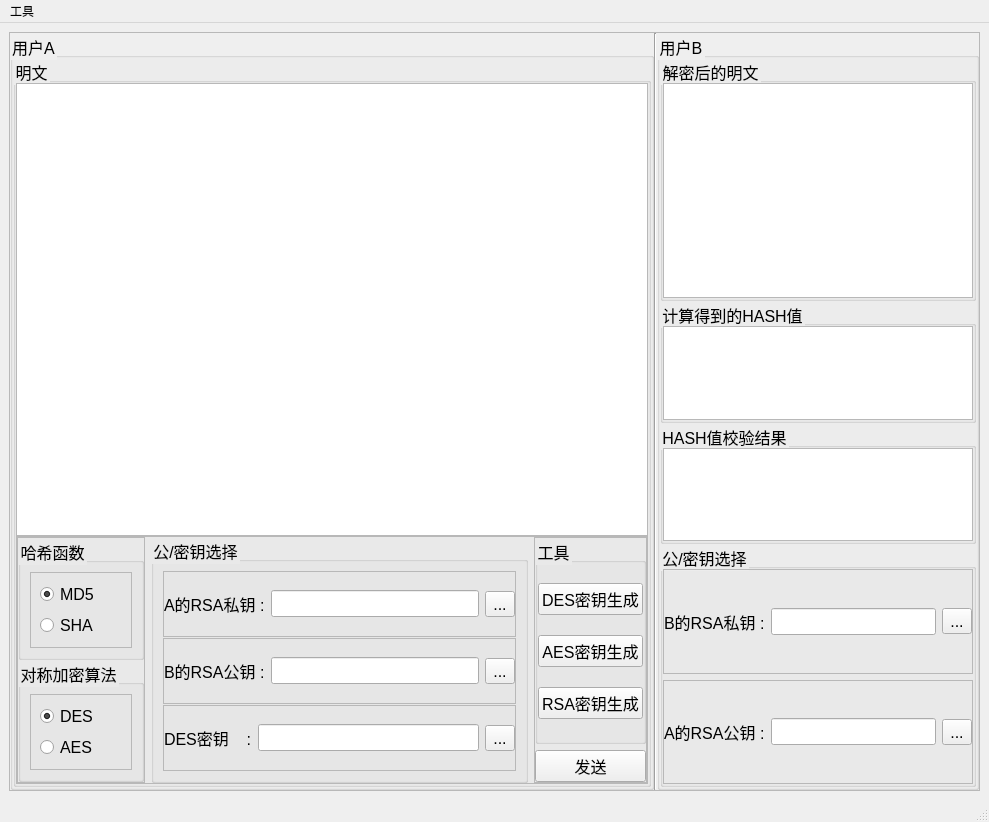
<?xml version="1.0" encoding="UTF-8"?>
<ui version="4.0">
 <class>MainWindow</class>
 <widget class="QMainWindow" name="MainWindow">
  <property name="enabled">
   <bool>true</bool>
  </property>
  <property name="geometry">
   <rect>
    <x>0</x>
    <y>0</y>
    <width>989</width>
    <height>822</height>
   </rect>
  </property>
  <property name="sizePolicy">
   <sizepolicy hsizetype="Fixed" vsizetype="Fixed">
    <horstretch>0</horstretch>
    <verstretch>0</verstretch>
   </sizepolicy>
  </property>
  <property name="minimumSize">
   <size>
    <width>0</width>
    <height>0</height>
   </size>
  </property>
  <property name="maximumSize">
   <size>
    <width>16777215</width>
    <height>16777215</height>
   </size>
  </property>
  <property name="windowTitle">
   <string>MainWindow</string>
  </property>
  <widget class="QWidget" name="centralwidget">
   <layout class="QVBoxLayout" name="verticalLayout_16">
    <item>
     <widget class="QFrame" name="frame_11">
      <property name="minimumSize">
       <size>
        <width>971</width>
        <height>591</height>
       </size>
      </property>
      <property name="styleSheet">
       <string notr="true">font: 12pt;</string>
      </property>
      <property name="frameShape">
       <enum>QFrame::StyledPanel</enum>
      </property>
      <property name="frameShadow">
       <enum>QFrame::Raised</enum>
      </property>
      <layout class="QHBoxLayout" name="horizontalLayout_7" stretch="4,0,2">
       <property name="spacing">
        <number>0</number>
       </property>
       <property name="leftMargin">
        <number>0</number>
       </property>
       <property name="topMargin">
        <number>0</number>
       </property>
       <property name="rightMargin">
        <number>0</number>
       </property>
       <property name="bottomMargin">
        <number>0</number>
       </property>
       <item>
        <widget class="QGroupBox" name="A_box">
         <property name="title">
          <string>用户A</string>
         </property>
         <layout class="QVBoxLayout" name="verticalLayout_9">
          <property name="spacing">
           <number>0</number>
          </property>
          <property name="leftMargin">
           <number>0</number>
          </property>
          <property name="topMargin">
           <number>0</number>
          </property>
          <property name="rightMargin">
           <number>0</number>
          </property>
          <property name="bottomMargin">
           <number>0</number>
          </property>
          <item>
           <widget class="QGroupBox" name="groupBox">
            <property name="title">
             <string>明文</string>
            </property>
            <layout class="QVBoxLayout" name="verticalLayout_10">
             <property name="spacing">
              <number>0</number>
             </property>
             <property name="leftMargin">
              <number>0</number>
             </property>
             <property name="topMargin">
              <number>0</number>
             </property>
             <property name="rightMargin">
              <number>0</number>
             </property>
             <property name="bottomMargin">
              <number>0</number>
             </property>
             <item>
              <widget class="QPlainTextEdit" name="message_editor">
               <property name="enabled">
                <bool>true</bool>
               </property>
               <property name="documentTitle">
                <string/>
               </property>
               <property name="plainText">
                <string/>
               </property>
              </widget>
             </item>
             <item>
              <widget class="QFrame" name="frame_7">
               <property name="autoFillBackground">
                <bool>false</bool>
               </property>
               <property name="frameShape">
                <enum>QFrame::StyledPanel</enum>
               </property>
               <property name="frameShadow">
                <enum>QFrame::Raised</enum>
               </property>
               <layout class="QHBoxLayout" name="horizontalLayout_4" stretch="0,0,0">
                <property name="spacing">
                 <number>6</number>
                </property>
                <property name="leftMargin">
                 <number>0</number>
                </property>
                <property name="topMargin">
                 <number>0</number>
                </property>
                <property name="rightMargin">
                 <number>0</number>
                </property>
                <property name="bottomMargin">
                 <number>0</number>
                </property>
                <item>
                 <widget class="QFrame" name="frame_6">
                  <property name="maximumSize">
                   <size>
                    <width>170</width>
                    <height>16777215</height>
                   </size>
                  </property>
                  <property name="frameShape">
                   <enum>QFrame::StyledPanel</enum>
                  </property>
                  <property name="frameShadow">
                   <enum>QFrame::Raised</enum>
                  </property>
                  <layout class="QVBoxLayout" name="verticalLayout_6">
                   <property name="spacing">
                    <number>0</number>
                   </property>
                   <property name="leftMargin">
                    <number>0</number>
                   </property>
                   <property name="topMargin">
                    <number>0</number>
                   </property>
                   <property name="rightMargin">
                    <number>0</number>
                   </property>
                   <property name="bottomMargin">
                    <number>0</number>
                   </property>
                   <item>
                    <widget class="QGroupBox" name="Hash_function_selection">
                     <property name="title">
                      <string>哈希函数</string>
                     </property>
                     <layout class="QVBoxLayout" name="verticalLayout_5">
                      <item>
                       <widget class="QFrame" name="frame_5">
                        <property name="frameShape">
                         <enum>QFrame::StyledPanel</enum>
                        </property>
                        <property name="frameShadow">
                         <enum>QFrame::Raised</enum>
                        </property>
                        <layout class="QVBoxLayout" name="verticalLayout_4">
                         <item>
                          <widget class="QRadioButton" name="MD5">
                           <property name="text">
                            <string>MD5</string>
                           </property>
                           <property name="checked">
                            <bool>true</bool>
                           </property>
                          </widget>
                         </item>
                         <item>
                          <widget class="QRadioButton" name="SHA">
                           <property name="text">
                            <string>SHA</string>
                           </property>
                           <property name="checked">
                            <bool>false</bool>
                           </property>
                          </widget>
                         </item>
                        </layout>
                       </widget>
                      </item>
                     </layout>
                    </widget>
                   </item>
                   <item>
                    <widget class="QGroupBox" name="sym_encryption_selection">
                     <property name="title">
                      <string>对称加密算法</string>
                     </property>
                     <layout class="QVBoxLayout" name="verticalLayout_2">
                      <item>
                       <widget class="QFrame" name="frame_4">
                        <property name="frameShape">
                         <enum>QFrame::StyledPanel</enum>
                        </property>
                        <property name="frameShadow">
                         <enum>QFrame::Raised</enum>
                        </property>
                        <layout class="QVBoxLayout" name="verticalLayout_3">
                         <item>
                          <widget class="QRadioButton" name="DES">
                           <property name="text">
                            <string>DES</string>
                           </property>
                           <property name="checked">
                            <bool>true</bool>
                           </property>
                          </widget>
                         </item>
                         <item>
                          <widget class="QRadioButton" name="AES">
                           <property name="text">
                            <string>AES</string>
                           </property>
                          </widget>
                         </item>
                        </layout>
                       </widget>
                      </item>
                     </layout>
                    </widget>
                   </item>
                  </layout>
                 </widget>
                </item>
                <item>
                 <widget class="QGroupBox" name="key_selection">
                  <property name="title">
                   <string>公/密钥选择</string>
                  </property>
                  <layout class="QVBoxLayout" name="verticalLayout">
                   <property name="spacing">
                    <number>1</number>
                   </property>
                   <item>
                    <widget class="QFrame" name="frame_3">
                     <property name="frameShape">
                      <enum>QFrame::StyledPanel</enum>
                     </property>
                     <property name="frameShadow">
                      <enum>QFrame::Raised</enum>
                     </property>
                     <layout class="QHBoxLayout" name="horizontalLayout_2" stretch="0,0,0">
                      <property name="spacing">
                       <number>6</number>
                      </property>
                      <property name="leftMargin">
                       <number>0</number>
                      </property>
                      <property name="topMargin">
                       <number>0</number>
                      </property>
                      <property name="rightMargin">
                       <number>0</number>
                      </property>
                      <property name="bottomMargin">
                       <number>0</number>
                      </property>
                      <item>
                       <widget class="QLabel" name="RSA_A_Pri_Label">
                        <property name="styleSheet">
                         <string notr="true">font: 12pt;</string>
                        </property>
                        <property name="text">
                         <string>A的RSA私钥 :</string>
                        </property>
                       </widget>
                      </item>
                      <item>
                       <widget class="QLineEdit" name="RSA_A_Pri_Editor">
                        <property name="minimumSize">
                         <size>
                          <width>70</width>
                          <height>0</height>
                         </size>
                        </property>
                       </widget>
                      </item>
                      <item>
                       <widget class="QToolButton" name="RSA_A_Pri_Sel_Button">
                        <property name="text">
                         <string>...</string>
                        </property>
                       </widget>
                      </item>
                     </layout>
                    </widget>
                   </item>
                   <item>
                    <widget class="QFrame" name="frame_2">
                     <property name="frameShape">
                      <enum>QFrame::StyledPanel</enum>
                     </property>
                     <property name="frameShadow">
                      <enum>QFrame::Raised</enum>
                     </property>
                     <layout class="QHBoxLayout" name="horizontalLayout">
                      <property name="spacing">
                       <number>6</number>
                      </property>
                      <property name="leftMargin">
                       <number>0</number>
                      </property>
                      <property name="topMargin">
                       <number>0</number>
                      </property>
                      <property name="rightMargin">
                       <number>0</number>
                      </property>
                      <property name="bottomMargin">
                       <number>0</number>
                      </property>
                      <item>
                       <widget class="QLabel" name="RSA_B_Pub_Label">
                        <property name="text">
                         <string>B的RSA公钥 :</string>
                        </property>
                       </widget>
                      </item>
                      <item>
                       <widget class="QLineEdit" name="RSA_B_Pub_Editor">
                        <property name="minimumSize">
                         <size>
                          <width>70</width>
                          <height>0</height>
                         </size>
                        </property>
                       </widget>
                      </item>
                      <item>
                       <widget class="QToolButton" name="RSA_B_Pub_Sel_Button">
                        <property name="text">
                         <string>...</string>
                        </property>
                       </widget>
                      </item>
                     </layout>
                    </widget>
                   </item>
                   <item>
                    <widget class="QFrame" name="frame">
                     <property name="frameShape">
                      <enum>QFrame::StyledPanel</enum>
                     </property>
                     <property name="frameShadow">
                      <enum>QFrame::Raised</enum>
                     </property>
                     <layout class="QHBoxLayout" name="horizontalLayout_3">
                      <property name="spacing">
                       <number>6</number>
                      </property>
                      <property name="leftMargin">
                       <number>0</number>
                      </property>
                      <property name="topMargin">
                       <number>0</number>
                      </property>
                      <property name="rightMargin">
                       <number>0</number>
                      </property>
                      <property name="bottomMargin">
                       <number>0</number>
                      </property>
                      <item>
                       <widget class="QLabel" name="DES_AES_Label">
                        <property name="text">
                         <string>DES密钥    :</string>
                        </property>
                       </widget>
                      </item>
                      <item>
                       <widget class="QLineEdit" name="DES_AES_Key_Editor">
                        <property name="minimumSize">
                         <size>
                          <width>70</width>
                          <height>0</height>
                         </size>
                        </property>
                       </widget>
                      </item>
                      <item>
                       <widget class="QToolButton" name="AES_DES_Key_Sel_Button">
                        <property name="text">
                         <string>...</string>
                        </property>
                       </widget>
                      </item>
                     </layout>
                    </widget>
                   </item>
                  </layout>
                 </widget>
                </item>
                <item>
                 <widget class="QFrame" name="frame_8">
                  <property name="frameShape">
                   <enum>QFrame::StyledPanel</enum>
                  </property>
                  <property name="frameShadow">
                   <enum>QFrame::Raised</enum>
                  </property>
                  <layout class="QVBoxLayout" name="verticalLayout_7">
                   <property name="leftMargin">
                    <number>0</number>
                   </property>
                   <property name="topMargin">
                    <number>0</number>
                   </property>
                   <property name="rightMargin">
                    <number>0</number>
                   </property>
                   <property name="bottomMargin">
                    <number>0</number>
                   </property>
                   <item>
                    <widget class="QGroupBox" name="groupBox_8">
                     <property name="title">
                      <string>工具</string>
                     </property>
                     <layout class="QVBoxLayout" name="verticalLayout_8">
                      <property name="spacing">
                       <number>0</number>
                      </property>
                      <property name="leftMargin">
                       <number>0</number>
                      </property>
                      <property name="topMargin">
                       <number>0</number>
                      </property>
                      <property name="rightMargin">
                       <number>0</number>
                      </property>
                      <property name="bottomMargin">
                       <number>0</number>
                      </property>
                      <item>
                       <widget class="QPushButton" name="Button_Generate_DES_Key">
                        <property name="text">
                         <string>DES密钥生成</string>
                        </property>
                       </widget>
                      </item>
                      <item>
                       <widget class="QPushButton" name="Button_Generate_Aes_key">
                        <property name="text">
                         <string>AES密钥生成</string>
                        </property>
                       </widget>
                      </item>
                      <item>
                       <widget class="QPushButton" name="Button_Generate_RSA_Key">
                        <property name="text">
                         <string>RSA密钥生成</string>
                        </property>
                       </widget>
                      </item>
                     </layout>
                    </widget>
                   </item>
                   <item>
                    <widget class="QPushButton" name="A_SendMsg_button">
                     <property name="text">
                      <string>发送</string>
                     </property>
                    </widget>
                   </item>
                  </layout>
                 </widget>
                </item>
               </layout>
              </widget>
             </item>
            </layout>
           </widget>
          </item>
         </layout>
        </widget>
       </item>
       <item>
        <widget class="Line" name="line">
         <property name="enabled">
          <bool>true</bool>
         </property>
         <property name="orientation">
          <enum>Qt::Vertical</enum>
         </property>
        </widget>
       </item>
       <item>
        <widget class="QGroupBox" name="B_box">
         <property name="title">
          <string>用户B</string>
         </property>
         <layout class="QVBoxLayout" name="verticalLayout_15" stretch="2,1,1,2">
          <property name="spacing">
           <number>0</number>
          </property>
          <property name="leftMargin">
           <number>0</number>
          </property>
          <property name="topMargin">
           <number>0</number>
          </property>
          <property name="rightMargin">
           <number>0</number>
          </property>
          <property name="bottomMargin">
           <number>0</number>
          </property>
          <item>
           <widget class="QGroupBox" name="groupBox_15">
            <property name="title">
             <string>解密后的明文</string>
            </property>
            <layout class="QVBoxLayout" name="verticalLayout_14">
             <property name="spacing">
              <number>0</number>
             </property>
             <property name="leftMargin">
              <number>0</number>
             </property>
             <property name="topMargin">
              <number>0</number>
             </property>
             <property name="rightMargin">
              <number>0</number>
             </property>
             <property name="bottomMargin">
              <number>0</number>
             </property>
             <item>
              <widget class="QTextBrowser" name="B_messagebox"/>
             </item>
            </layout>
           </widget>
          </item>
          <item>
           <widget class="QGroupBox" name="groupBox_17">
            <property name="title">
             <string>计算得到的HASH值</string>
            </property>
            <layout class="QVBoxLayout" name="verticalLayout_13">
             <property name="spacing">
              <number>0</number>
             </property>
             <property name="leftMargin">
              <number>0</number>
             </property>
             <property name="topMargin">
              <number>0</number>
             </property>
             <property name="rightMargin">
              <number>0</number>
             </property>
             <property name="bottomMargin">
              <number>0</number>
             </property>
             <item>
              <widget class="QTextBrowser" name="Hash_C"/>
             </item>
            </layout>
           </widget>
          </item>
          <item>
           <widget class="QGroupBox" name="groupBox_16">
            <property name="title">
             <string>HASH值校验结果</string>
            </property>
            <layout class="QVBoxLayout" name="verticalLayout_12">
             <property name="spacing">
              <number>0</number>
             </property>
             <property name="leftMargin">
              <number>0</number>
             </property>
             <property name="topMargin">
              <number>0</number>
             </property>
             <property name="rightMargin">
              <number>0</number>
             </property>
             <property name="bottomMargin">
              <number>0</number>
             </property>
             <item>
              <widget class="QTextBrowser" name="Hash_R"/>
             </item>
            </layout>
           </widget>
          </item>
          <item>
           <widget class="QGroupBox" name="groupBox_18">
            <property name="title">
             <string>公/密钥选择</string>
            </property>
            <layout class="QVBoxLayout" name="verticalLayout_11">
             <property name="spacing">
              <number>6</number>
             </property>
             <property name="leftMargin">
              <number>0</number>
             </property>
             <property name="topMargin">
              <number>0</number>
             </property>
             <property name="rightMargin">
              <number>0</number>
             </property>
             <property name="bottomMargin">
              <number>0</number>
             </property>
             <item>
              <widget class="QFrame" name="frame_9">
               <property name="frameShape">
                <enum>QFrame::StyledPanel</enum>
               </property>
               <property name="frameShadow">
                <enum>QFrame::Raised</enum>
               </property>
               <layout class="QHBoxLayout" name="horizontalLayout_5">
                <property name="leftMargin">
                 <number>0</number>
                </property>
                <property name="topMargin">
                 <number>0</number>
                </property>
                <property name="rightMargin">
                 <number>0</number>
                </property>
                <property name="bottomMargin">
                 <number>0</number>
                </property>
                <item>
                 <widget class="QLabel" name="RSA_B_Pri_Label">
                  <property name="text">
                   <string>B的RSA私钥 :</string>
                  </property>
                 </widget>
                </item>
                <item>
                 <widget class="QLineEdit" name="RSA_B_Pri_Editor">
                  <property name="minimumSize">
                   <size>
                    <width>70</width>
                    <height>0</height>
                   </size>
                  </property>
                 </widget>
                </item>
                <item>
                 <widget class="QToolButton" name="RSA_B_Pri_Sel_Button">
                  <property name="text">
                   <string>...</string>
                  </property>
                 </widget>
                </item>
               </layout>
              </widget>
             </item>
             <item>
              <widget class="QFrame" name="frame_10">
               <property name="frameShape">
                <enum>QFrame::StyledPanel</enum>
               </property>
               <property name="frameShadow">
                <enum>QFrame::Raised</enum>
               </property>
               <layout class="QHBoxLayout" name="horizontalLayout_6">
                <property name="spacing">
                 <number>6</number>
                </property>
                <property name="leftMargin">
                 <number>0</number>
                </property>
                <property name="topMargin">
                 <number>0</number>
                </property>
                <property name="rightMargin">
                 <number>0</number>
                </property>
                <property name="bottomMargin">
                 <number>0</number>
                </property>
                <item>
                 <widget class="QLabel" name="RSA_A_Pub_Label">
                  <property name="text">
                   <string>A的RSA公钥 :</string>
                  </property>
                 </widget>
                </item>
                <item>
                 <widget class="QLineEdit" name="RSA_A_Pub_Editor">
                  <property name="minimumSize">
                   <size>
                    <width>70</width>
                    <height>0</height>
                   </size>
                  </property>
                 </widget>
                </item>
                <item>
                 <widget class="QToolButton" name="RSA_A_PUB_Sel_Button">
                  <property name="text">
                   <string>...</string>
                  </property>
                 </widget>
                </item>
               </layout>
              </widget>
             </item>
            </layout>
           </widget>
          </item>
         </layout>
        </widget>
       </item>
      </layout>
     </widget>
    </item>
   </layout>
  </widget>
  <widget class="QMenuBar" name="menubar">
   <property name="geometry">
    <rect>
     <x>0</x>
     <y>0</y>
     <width>989</width>
     <height>21</height>
    </rect>
   </property>
   <widget class="QMenu" name="menutools">
    <property name="title">
     <string>工具</string>
    </property>
    <addaction name="action_generate_des_key"/>
    <addaction name="action_generate_aes_key"/>
    <addaction name="action_generate_rsa_key"/>
   </widget>
   <addaction name="menutools"/>
  </widget>
  <widget class="QStatusBar" name="statusbar"/>
  <action name="action_generate_des_key">
   <property name="text">
    <string>DES密钥生成</string>
   </property>
  </action>
  <action name="action_generate_aes_key">
   <property name="text">
    <string>AES密钥生成</string>
   </property>
  </action>
  <action name="action_generate_rsa_key">
   <property name="text">
    <string>RSA公/私钥生成</string>
   </property>
  </action>
 </widget>
 <resources/>
 <connections/>
</ui>
